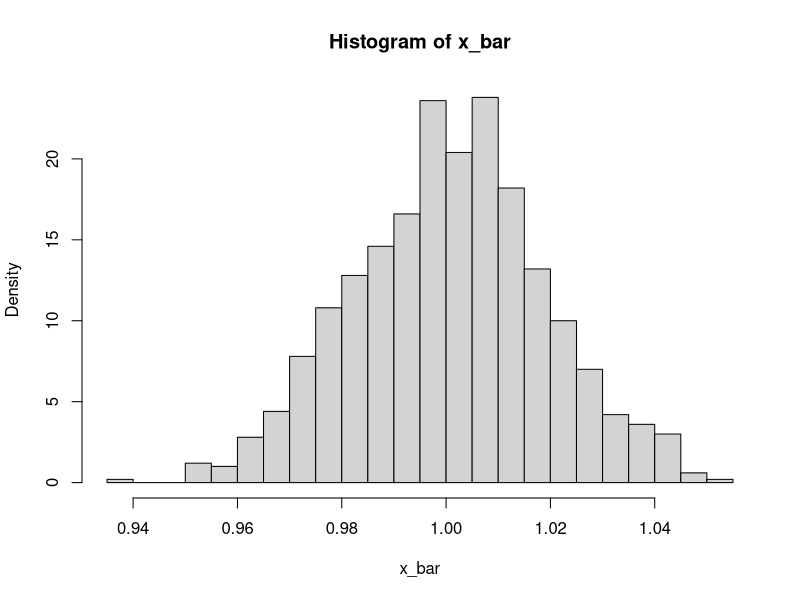

R code for this plot:
rm(list=ls()) 
getwd()
library(plotrix)

Nsim <- 1000             # the number of simulations
N <- 1000               # sample size
x_bar <- rep(NA, Nsim)     # default values for sample mean
sigma2_x <- rep(NA, Nsim)  # default values for sample variance

for (i in 1:Nsim){                   # for loop: repeat 4.2 Nsim times
  x.data <- runif(N, min=0, max=2)   # generate a sample with size N
  x_bar[i] <- mean(x.data)              # record the sample mean for sample i
  sigma2_x[i] <- var(x.data)            # record the sample variance for sample i
  mean(x.data)
  sd(x.data)
  }   




mean(x_bar)
sd(x_bar)
var(x_bar)

std.error(x_bar)


hist(x_bar, breaks=24, freq = FALSE)

